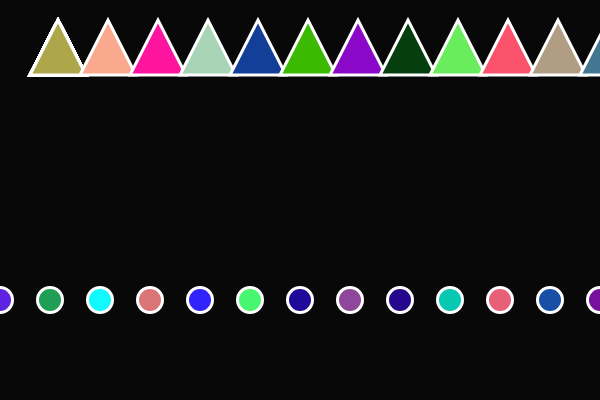
Frame 1 (no input)
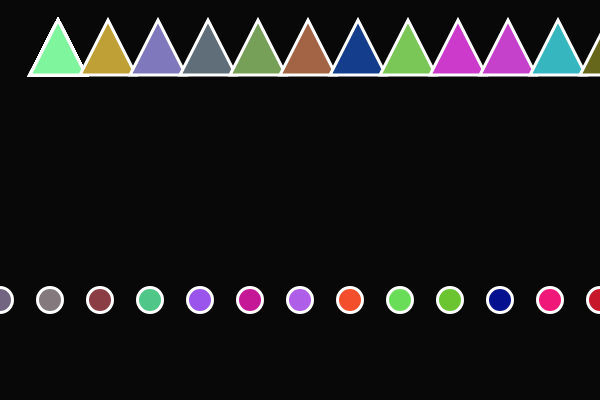
Frame 60 (no input)
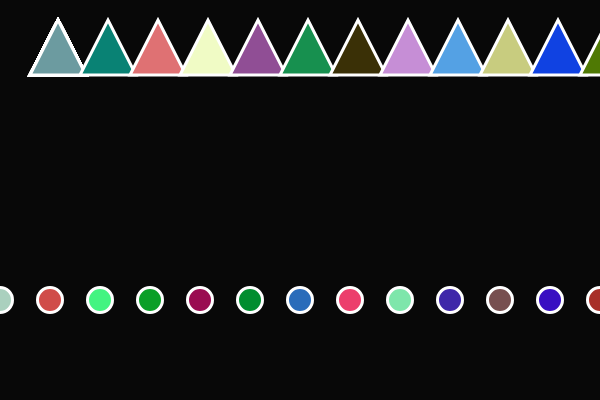
Frame 120 (the mouse pressed at the canvas centre since frame 60)

The p5.js sketch that drew these frames (run headless with seeded random() and noise() and a simulated clock; from frame 60 on, the mouse is pressed at the canvas centre):

// p5.js sketch
// ── sketch.js
// while and for Loops
// Code! Programming with p5.js
// The Coding Train / Daniel Shiffman
// https://thecodingtrain.com/beginners/p5js/4.1-while-for.html
// https://youtu.be/cnRD9o6odjk
// https://editor.p5js.org/codingtrain/sketches/1B6jhzI6

function setup() {
  createCanvas(600, 400);
}

function draw() {
  background(8);
  strokeWeight(3);
  stroke(400);
  var x = 0;
  while (x <= width) {
    //fill(0, 200, 255);
    fill(random(255), random(255), random(255));
    //ellipse(x, 100, 25, 25);
    triangle(30, 75, 58, 20, 86, 75);
    x = x + 50;
  }
  for (var x = 0; x <= width; x += 50) {
    fill(random(255), random(255), random(255));
    ellipse(x, 300, 25, 25);
    triangle(30, 75, 58, 20, 86, 75);
  }
  for (var x = 0; x <= width; x += 50) {
    fill(random(255), random(255), random(255));
    triangle(x+30, 75, x+58, 20, x+86, 75);
  }
}
